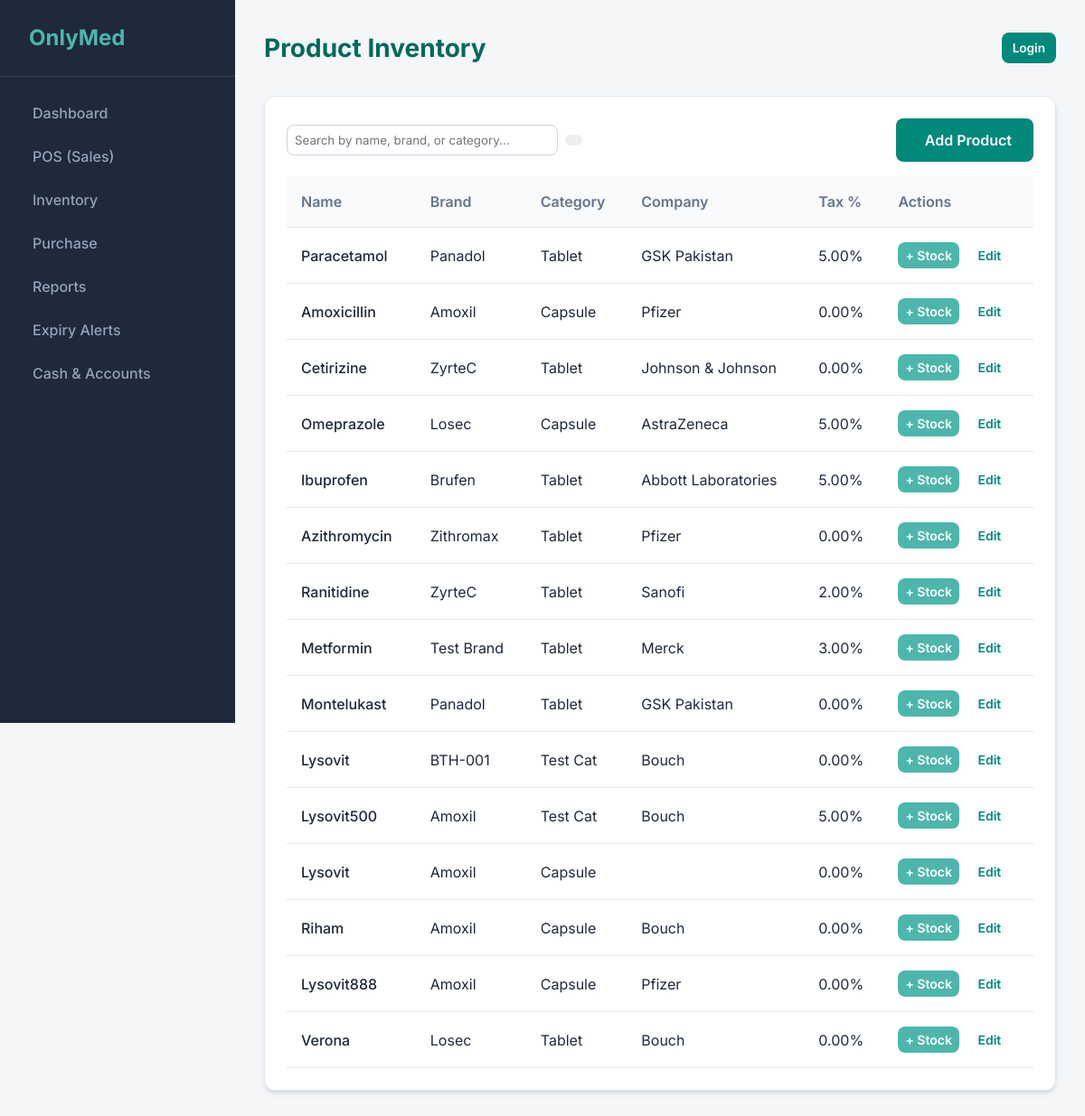
Before: /inventory/products/ with the older database file.
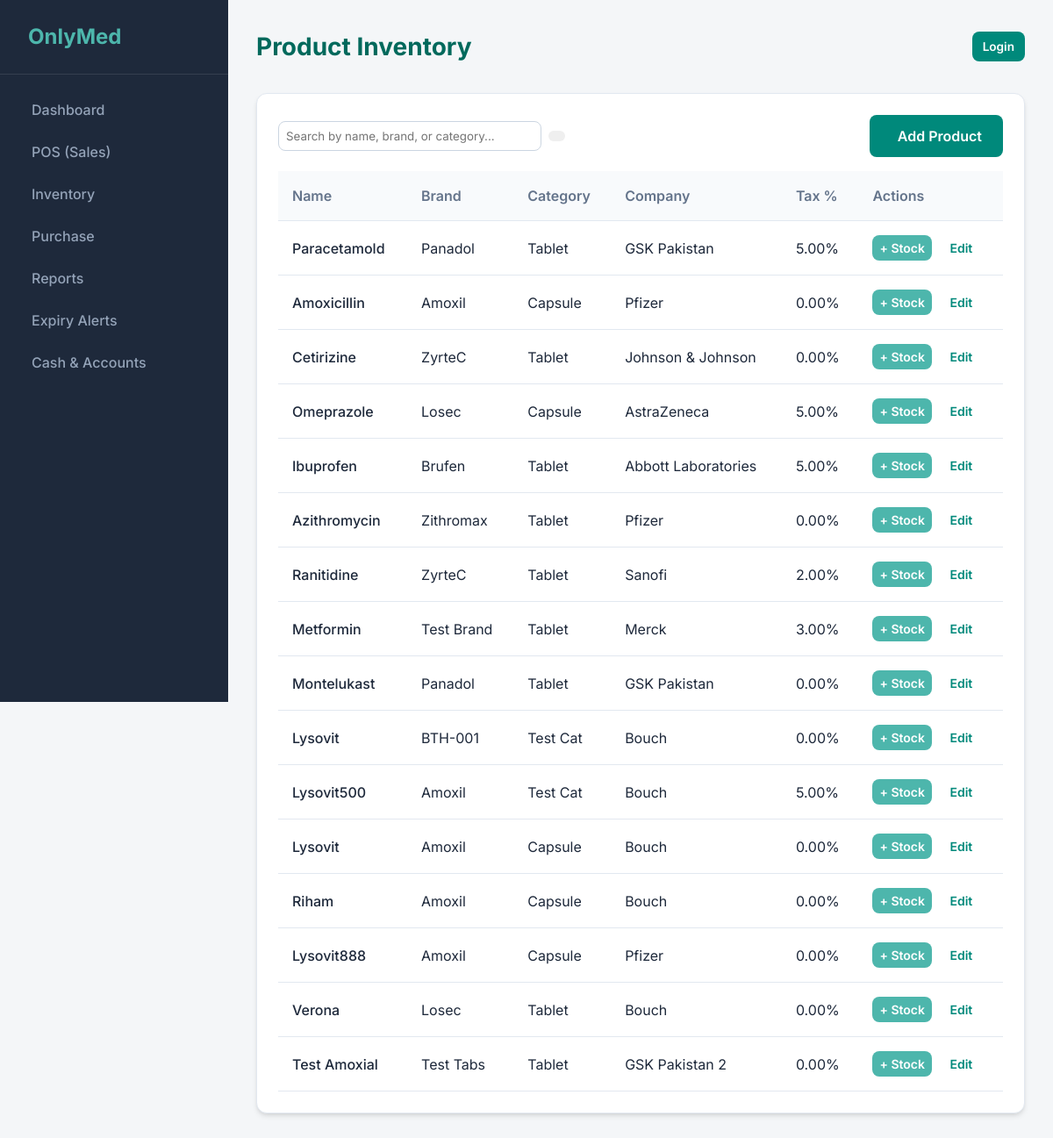
After: the same page with the newer database file.
### inventory/models.py (models this page shows, shortened)
class Product(models.Model):
    brand = models.ForeignKey(Brand, on_delete=models.CASCADE, related_name='products')
    name = models.CharField(max_length=200, help_text="Generic Name")
    category = models.ForeignKey(Category, on_delete=models.CASCADE, related_name='products')
    company = models.CharField(max_length=100, blank=True, help_text="Company Name")
    description = models.TextField(blank=True)
    tax_percentage = models.DecimalField(max_digits=5, decimal_places=2, default=0.0, help_text="Tax percentage (0 to 100)")
    created_at = models.DateTimeField(auto_now_add=True)
    updated_at = models.DateTimeField(auto_now=True)

class Brand(models.Model):
    name = models.CharField(max_length=100)

class Category(models.Model):
    name = models.CharField(max_length=100)
    class Meta:
        verbose_name_plural = "Categories"

### inventory/views.py (the view)
# urls.py: path('products/', views.product_list, name='product_list'),
def product_list(request):
    query = (request.GET.get('q') or '').strip()
    products = Product.objects.all().select_related('brand', 'category')
    if query:
        products = products.filter(
            Q(name__icontains=query) |
            Q(brand__name__icontains=query) |
            Q(category__name__icontains=query)
        )
    return render(request, 'inventory/product_list.html', {'products': products, 'query': query})

### templates/inventory/product_list.html (shortened to what this page needs)
{% extends 'base.html' %}
{% block page_title %}Product Inventory{% endblock %}
{% block content %}
<div class="card">
    <div class="header" style="margin-bottom: 1rem; border-bottom: none; gap: 1rem;">
        <form id="product-search-form" method="get" action="{% url 'product_list' %}"
            style="display: flex; gap: 0.5rem; align-items: center;">
            <input type="text" id="product-search-input" name="q" value="{{ query }}"
                placeholder="Search by name, brand, or category..."
                style="padding: 0.5rem; width: 300px;">
            <button type="submit" class="btn" style="padding: 0.4rem 0.6rem;">
            </button>
        </form>
        <a href="{% url 'product_create' %}" class="btn btn-primary">
             Add Product
        </a>
    </div>
    <div class="table-container">
        <table>
            <thead>
                <tr>
                    <th>Name</th>
                    <th>Brand</th>
                    <th>Category</th>
                    <th>Company</th>
                    <th>Tax %</th>
                    <th>Actions</th>
                </tr>
            </thead>
            <tbody>
                {% for product in products %}
                <tr>
                    <td style="font-weight: 500;">{{ product.name }}</td>
                    <td>{{ product.brand.name }}</td>
                    <td>{{ product.category.name }}</td>
                    <td>{{ product.company }}</td>
                    <td>{{ product.tax_percentage }}%</td>
                    <td>
                        <a href="{% url 'add_stock' product.pk %}" class="btn"
                            style="padding: 0.25rem 0.5rem; font-size: 0.875rem; background: var(--secondary); margin-right: 0.5rem; color: white;">+
                            Stock</a>
                        <a href="{% url 'product_edit' product.pk %}" class="btn"
                            style="padding: 0.25rem 0.5rem; font-size: 0.875rem; color: var(--primary);">Edit</a>
                    </td>
                </tr>
                {% empty %}
                <tr>
                    <td colspan="6" class="text-center" style="padding: 2rem; color: var(--text-muted);">
                        No products found. Click "Add Product" to create one.
                    </td>
                </tr>
                {% endfor %}
            </tbody>
        </table>
    </div>
</div>
{% endblock %}

Changed rows visible on the page:
changed Product: name "Paracetamol" → "Paracetamold"
changed Product (number 12 of 16 on the later page): company (not shown) → "Bouch"
added Product: name "Test Amoxial", brand.name "Test Tabs", category.name "Tablet", company "GSK Pakistan 2", tax_percentage "0.00"
